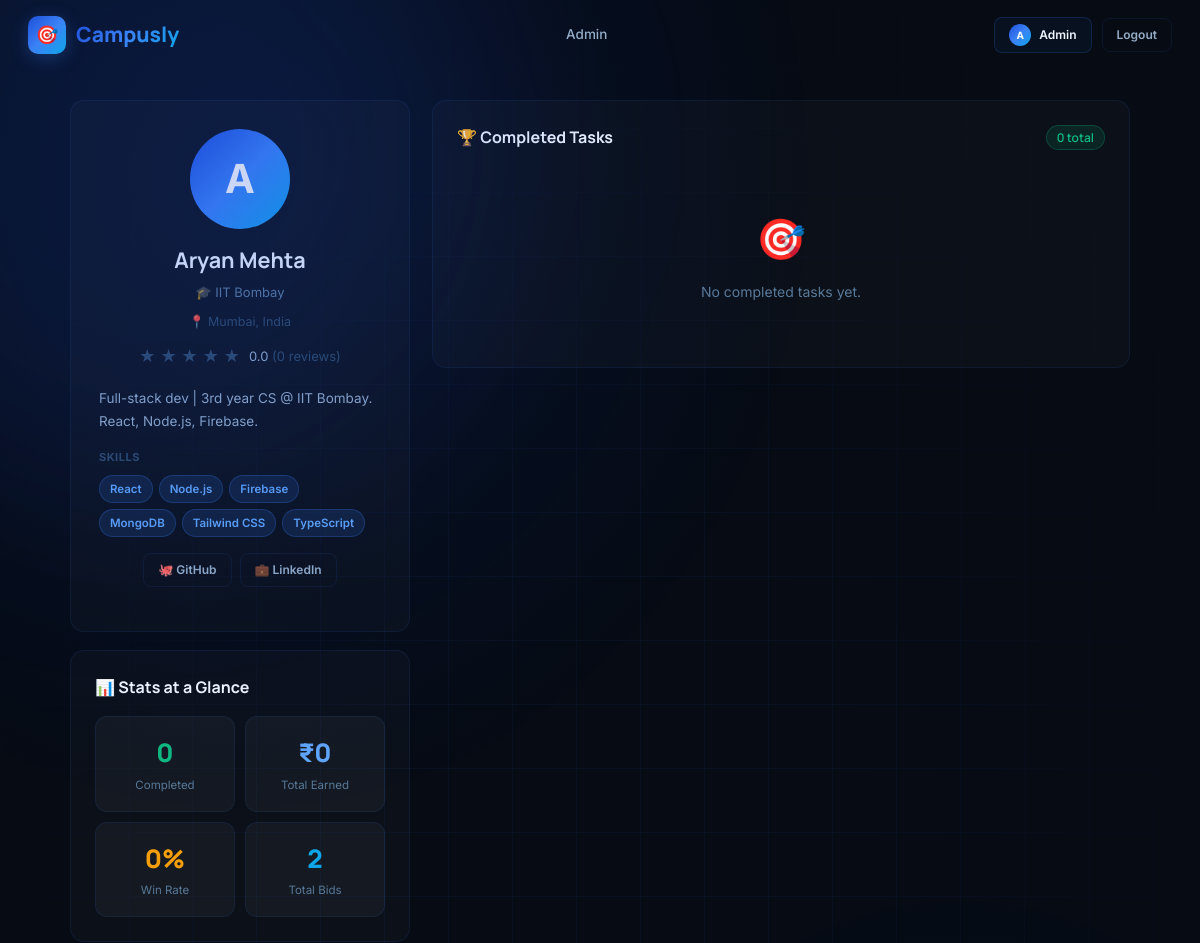
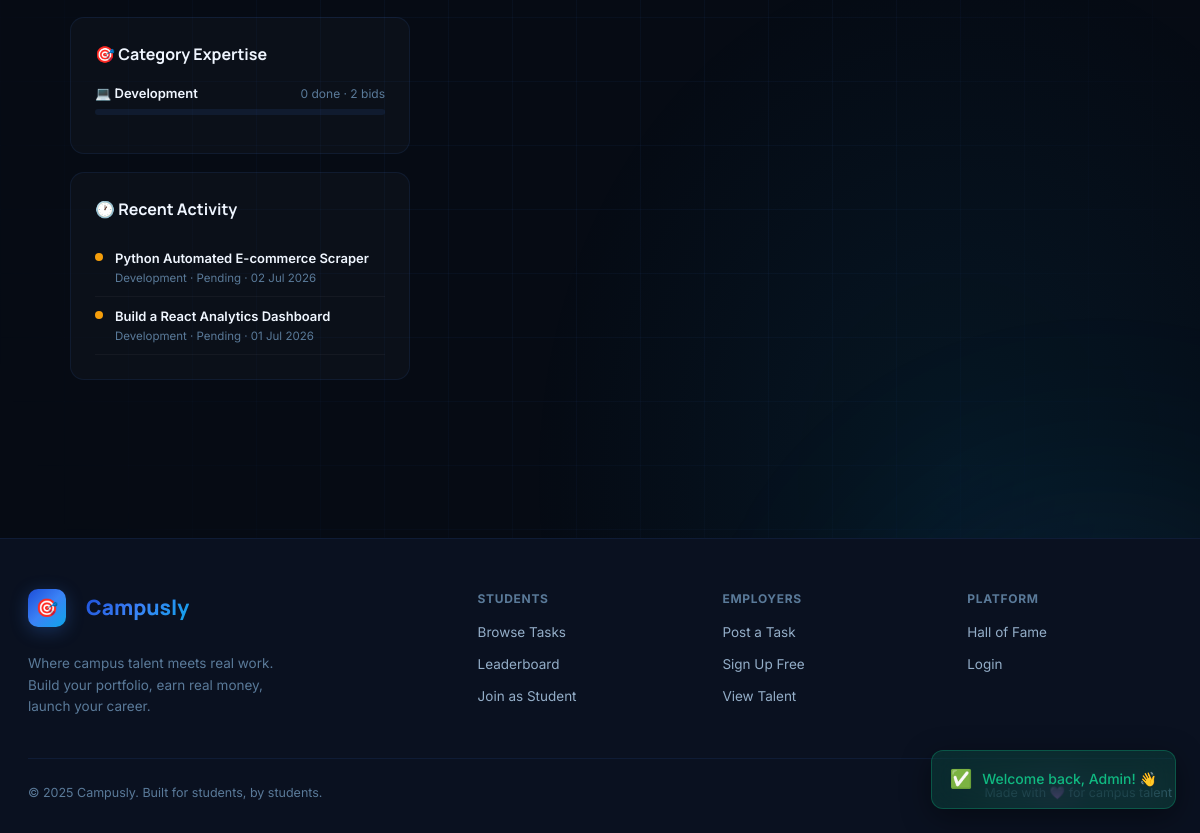
Screenshot of /view_student_profile.php?id=2 (signed in) with the database file from the repository (2 pictures, top to bottom).
### tables this page shows
CREATE TABLE users (
  id                      INT AUTO_INCREMENT PRIMARY KEY,
  name                    VARCHAR(100)  NOT NULL,
  email                   VARCHAR(150)  NOT NULL UNIQUE,
  password                VARCHAR(255)  NOT NULL,
  role                    ENUM('candidate','employer','admin') DEFAULT 'candidate',
  university              VARCHAR(250),
  company_name            VARCHAR(150),
  bio                     TEXT,
  location                VARCHAR(100),
  skills                  VARCHAR(800),
  github                  VARCHAR(300),
  linkedin                VARCHAR(300),
  portfolio               VARCHAR(300),
  avatar                  VARCHAR(300)  DEFAULT NULL,
  is_banned               TINYINT(1)    DEFAULT 0,
  created_at              TIMESTAMP     DEFAULT CURRENT_TIMESTAMP
);

CREATE TABLE applications (
  id                INT AUTO_INCREMENT PRIMARY KEY,
  task_id           INT           NOT NULL,
  candidate_id      INT           NOT NULL,
  bid_amount        DECIMAL(10,2) NOT NULL COMMENT 'Min 100, max 150% of task price',
  delivery_days     INT           NOT NULL DEFAULT 7 COMMENT 'Between 1 and 90',
  proposal_text     TEXT          COMMENT 'Min 50 chars, max 2000 chars',
  status            ENUM('pending','selected','rejected','completed') DEFAULT 'pending',
  submission_link   VARCHAR(500),
  submission_note   TEXT,
  applied_at        TIMESTAMP     DEFAULT CURRENT_TIMESTAMP,
  updated_at        TIMESTAMP     DEFAULT CURRENT_TIMESTAMP ON UPDATE CURRENT_TIMESTAMP,
  UNIQUE KEY uq_bid (task_id, candidate_id),
  INDEX idx_candidate (candidate_id),
  INDEX idx_status    (status),
  INDEX idx_task      (task_id)
);

CREATE TABLE tasks (
  id           INT AUTO_INCREMENT PRIMARY KEY,
  employer_id  INT           NOT NULL,
  title        VARCHAR(255)  NOT NULL,
  description  TEXT,
  category     VARCHAR(100),
  price        DECIMAL(10,2) DEFAULT 0.00,
  location     VARCHAR(100)  DEFAULT 'Remote',
  skills       VARCHAR(800),
  deadline     DATE,
  duration     VARCHAR(80),
  urgency      ENUM('urgent','high','medium','low') DEFAULT 'medium',
  status       ENUM('open','assigned','completed','cancelled') DEFAULT 'open',
  created_at   TIMESTAMP     DEFAULT CURRENT_TIMESTAMP,
  INDEX idx_status   (status),
  INDEX idx_category (category),
  INDEX idx_employer (employer_id)
);

### view_student_profile.php (the view, shortened to what this page needs)
<?php
include 'db.php';
$sid = intval($_GET['id'] ?? 0);
$is_admin = isset($_SESSION['user_role']) && $_SESSION['user_role'] === 'admin';
if($is_admin){
  $student = mysqli_fetch_assoc(mysqli_query($conn,
    "SELECT * FROM users WHERE id=$sid AND role!='admin'"));
} else {
  $student = mysqli_fetch_assoc(mysqli_query($conn,
    "SELECT * FROM users WHERE id=$sid AND role='candidate' AND (is_banned IS NULL OR is_banned=0)"));
}
$stats = mysqli_fetch_assoc(mysqli_query($conn,
  "SELECT
    COUNT(*)                                                   AS total_bids,
    SUM(status='completed')                                    AS completed,
    SUM(status='selected')                                     AS active,
    SUM(status='pending')                                      AS pending,
    ROUND(SUM(status='completed')/NULLIF(COUNT(*),0)*100, 0)   AS win_rate
   FROM applications WHERE candidate_id=$sid"));
$avg_r = mysqli_fetch_assoc(mysqli_query($conn,
  "SELECT COALESCE(AVG(rating),0) AS a, COUNT(*) AS c FROM reviews WHERE reviewee_id=$sid"));
$earned = mysqli_fetch_assoc(mysqli_query($conn,
  "SELECT COALESCE(SUM(amount),0) AS e FROM payments WHERE candidate_id=$sid AND status='released'"))['e'];
$cat_stats = mysqli_query($conn,
  "SELECT t.category,
    COUNT(*) AS total,
    SUM(a.status='completed') AS done,
    SUM(t.price)              AS value
   FROM applications a
   JOIN tasks t ON a.task_id=t.id
   WHERE a.candidate_id=$sid AND t.category IS NOT NULL
   GROUP BY t.category
   ORDER BY done DESC, total DESC");
$recent_bids = mysqli_query($conn,
  "SELECT a.status, t.title, t.category, a.applied_at
   FROM applications a
   JOIN tasks t ON a.task_id=t.id
   WHERE a.candidate_id=$sid
   ORDER BY a.applied_at DESC LIMIT 5");
$skills = $student['skills'] ? array_map('trim', explode(',', $student['skills'])) : [];
include 'includes/head.php';
include 'includes/navbar.php';
?>
<div class="prof-grid">
  <div>
    <div class="section-card" style="text-align:center;padding:28px">
      <?php if(!empty($student['avatar']) && file_exists($student['avatar'])): ?>
        <img src="<?= htmlspecialchars($student['avatar']) ?>" alt="<?= htmlspecialchars($student['name']) ?>"
          style="width:100px;height:100px;border-radius:50%;object-fit:cover;border:3px solid var(--violet);margin:0 auto 14px">
      <?php else: ?>
        <div class="avatar" style="width:100px;height:100px;font-size:40px;margin:0 auto 14px"><?= strtoupper(substr($student['name'],0,1)) ?></div>
      <?php endif; ?>
      <h1 style="font-family:var(--fh);font-size:1.35rem;font-weight:700;margin-bottom:4px"><?= htmlspecialchars($student['name']) ?></h1>
      <?php if($student['university']): ?>
        <div style="color:var(--t3);font-size:13px;margin-bottom:10px">🎓 <?= htmlspecialchars($student['university']) ?></div>
      <?php endif; ?>
      <?php if($student['location']): ?>
        <div style="color:var(--t4);font-size:12.5px;margin-bottom:10px">📍 <?= htmlspecialchars($student['location']) ?></div>
      <?php endif; ?>
      <div style="display:flex;align-items:center;justify-content:center;gap:5px;margin-bottom:16px">
        <?php for($i=1;$i<=5;$i++): ?><span class="star <?= $i<=$avg_r['a']?'on':'off' ?>" style="font-size:18px">★</span><?php endfor; ?>
        <span style="color:var(--t2);font-size:13px;margin-left:4px"><?= number_format($avg_r['a'],1) ?> <span style="color:var(--t4)">(<?= $avg_r['c'] ?> reviews)</span></span>
      </div>
      <?php if($student['bio']): ?>
        <p style="color:var(--t2);font-size:13.5px;line-height:1.7;margin-bottom:16px;text-align:left"><?= htmlspecialchars($student['bio']) ?></p>
      <?php endif; ?>
      <?php if($skills): ?>
      <div style="text-align:left;margin-bottom:16px">
        <div style="font-size:11px;font-weight:700;color:var(--t4);text-transform:uppercase;letter-spacing:.5px;margin-bottom:8px">Skills</div>
        <div style="display:flex;flex-wrap:wrap;gap:6px">
          <?php foreach($skills as $sk): ?><span class="tag tag-v" style="font-size:11.5px"><?= htmlspecialchars($sk) ?></span><?php endforeach; ?>
        </div>
      </div>
      <?php endif; ?>
      <?php if($student['github']||$student['linkedin']||$student['portfolio']): ?>
      <div style="display:flex;gap:8px;justify-content:center;flex-wrap:wrap;margin-bottom:16px">
        <?php if($student['github']):   ?><a href="<?= htmlspecialchars($student['github'])   ?>" target="_blank" class="btn btn-ghost btn-sm">🐙 GitHub</a><?php endif; ?>
        <?php if($student['linkedin']): ?><a href="<?= htmlspecialchars($student['linkedin']) ?>" target="_blank" class="btn btn-ghost btn-sm">💼 LinkedIn</a><?php endif; ?>
      </div>
      <?php endif; ?>
    </div>
    <div class="section-card">
      <div class="section-title">📊 Stats at a Glance</div>
      <div style="display:grid;grid-template-columns:1fr 1fr;gap:10px">
        <div class="stat-pill">
          <div style="font-family:var(--fh);font-size:1.6rem;font-weight:800;color:var(--emerald)"><?= $stats['completed'] ?></div>
          <div style="font-size:11.5px;color:var(--t3);margin-top:2px">Completed</div>
        </div>
        <div class="stat-pill">
          <div style="font-family:var(--fh);font-size:1.6rem;font-weight:800;color:var(--violet2)">₹<?= number_format($earned) ?></div>
          <div style="font-size:11.5px;color:var(--t3);margin-top:2px">Total Earned</div>
        </div>
        <div class="stat-pill">
          <div style="font-family:var(--fh);font-size:1.6rem;font-weight:800;color:var(--amber)"><?= $stats['win_rate'] ?? 0 ?>%</div>
          <div style="font-size:11.5px;color:var(--t3);margin-top:2px">Win Rate</div>
        </div>
        <div class="stat-pill">
          <div style="font-family:var(--fh);font-size:1.6rem;font-weight:800;color:var(--cyan)"><?= $stats['total_bids'] ?></div>
          <div style="font-size:11.5px;color:var(--t3);margin-top:2px">Total Bids</div>
        </div>
      </div>
    </div>
    <?php
    $cat_rows = [];
    while($c = mysqli_fetch_assoc($cat_stats)) $cat_rows[] = $c;
    if($cat_rows):
    ?>
    <div class="section-card">
      <div class="section-title">🎯 Category Expertise</div>
      <?php foreach($cat_rows as $c):
        $cat_emoji = match(true) {
          str_contains($c['category'],'Web') || str_contains($c['category'],'Dev') => '💻',
          str_contains($c['category'],'Design')  => '🎨',
          str_contains($c['category'],'Data')    => '📊',
          str_contains($c['category'],'AI') || str_contains($c['category'],'ML') => '🤖',
          str_contains($c['category'],'Content') || str_contains($c['category'],'Writ') => '✍️',
          str_contains($c['category'],'Market')  => '📣',
          str_contains($c['category'],'Video')   => '🎬',
          str_contains($c['category'],'Mobile')  => '📱',
          default => '⚙️'
        };
      ?>
      <div style="margin-bottom:14px">
        <div style="display:flex;justify-content:space-between;align-items:center;margin-bottom:5px">
          <span style="font-size:13px;font-weight:600"><?= $cat_emoji ?> <?= htmlspecialchars($c['category']) ?></span>
          <span style="font-size:12px;color:var(--t3)"><?= $c['done'] ?> done · <?= $c['total'] ?> bids</span>
        </div>
        <div style="height:6px;background:var(--surface2);border-radius:3px;overflow:hidden">
        </div>
      </div>
      <?php endforeach; ?>
    </div>
    <?php endif; ?>
    <div class="section-card">
      <div class="section-title">🕐 Recent Activity</div>
      <?php
      mysqli_data_seek($recent_bids, 0);
      while($rb = mysqli_fetch_assoc($recent_bids)):
        $dot_color = match($rb['status']) {
          'completed' => 'var(--emerald)', 'selected'  => 'var(--violet2)',
          'rejected'  => 'var(--rose)',    default     => 'var(--amber)'
        };
      ?>
      <div style="display:flex;gap:12px;align-items:flex-start;padding:9px 0;border-bottom:1px solid rgba(255,255,255,0.04)">
        <div style="width:8px;height:8px;border-radius:50%;background:<?= $dot_color ?>;flex-shrink:0;margin-top:5px"></div>
        <div style="flex:1;min-width:0">
          <div style="font-size:13px;font-weight:600;white-space:nowrap;overflow:hidden;text-overflow:ellipsis"><?= htmlspecialchars($rb['title']) ?></div>
          <div style="font-size:11.5px;color:var(--t3)"><?= htmlspecialchars($rb['category']) ?> · <?= ucfirst($rb['status']) ?> · <?= date('d M Y',strtotime($rb['applied_at'])) ?></div>
        </div>
      </div>
      <?php endwhile; ?>
    </div>
  </div>
  <div>
    <div class="section-card">
      <div class="section-title">
        🏆 Completed Tasks
        <span style="margin-left:auto;background:rgba(16,185,129,0.12);color:var(--emerald);border:1px solid rgba(16,185,129,0.25);border-radius:20px;padding:2px 10px;font-size:12px;font-weight:600"><?= $stats['completed'] ?> total</span>
      </div>
      <?php
      $history_rows = [];
      ?>
      <?php if(empty($history_rows)): ?>
        <div style="text-align:center;padding:40px 20px;color:var(--t3)">
          <div style="font-size:2.5rem;margin-bottom:10px">🎯</div>
          <div style="font-size:14px">No completed tasks yet.</div>
        </div>
      <?php endif; ?>
    </div>
  </div>
</div>
<?php include 'includes/footer.php'; ?>

### style.css (style rules this page uses)
:root { --ink:#060b14; --ink2:#0a1120; --ink3:#0e1929; --ink4:#132035; --surface:rgba(59,130,246,0.05); --surface2:rgba(59,130,246,0.1); --border:rgba(59,130,246,0.1); --border2:rgba(59,130,246,0.18); --blue:#3b82f6; --blue2:#60a5fa; --blue-dark:#1d4ed8; --blue-glow:rgba(59,130,246,0.28); --indigo:#6366f1; --indigo2:#818cf8; --indigo-glow:rgba(99,102,241,0.25); --sky:#0ea5e9; --sky-glow:rgba(14,165,233,0.2); --violet:#3b82f6; --violet2:#60a5fa; --violet-glow:rgba(59,130,246,0.28); --rose:#f43f7a; --rose-glow:rgba(244,63,122,0.2); --amber:#f59e0b; --amber-glow:rgba(245,158,11,0.2); --cyan:#0ea5e9; --cyan-glow:rgba(14,165,233,0.18); --emerald:#10b981; --emerald-glow:rgba(16,185,129,0.2); --grad-brand:linear-gradient(135deg,#1d4ed8 0%,#3b82f6 50%,#0ea5e9 100%); --grad-cool:linear-gradient(135deg,#1d4ed8,#0ea5e9); --grad-warm:linear-gradient(135deg,#3b82f6,#6366f1); --t1:#f0f6ff; --t2:#94aec8; --t3:#5a7a99; --t4:#2e4a66; --r:14px; --rs:8px; --rl:20px; --tr:all 0.22s cubic-bezier(.4,0,.2,1); --fh:'Manrope',sans-serif; --fb:'Inter',sans-serif; }
* { box-sizing:border-box;margin:0;padding:0 }
html { scroll-behavior:smooth }
body { font-family:var(--fb);background:var(--ink);color:var(--t1);min-height:100vh;overflow-x:hidden;line-height:1.6 }
a { text-decoration:none;color:inherit }
.btn { display:inline-flex;align-items:center;justify-content:center;gap:8px;padding:10px 20px;border-radius:var(--rs);font-family:var(--fb);font-size:13.5px;font-weight:600;cursor:pointer;transition:var(--tr);border:none;white-space:nowrap }
.btn-ghost { background:transparent;color:var(--t2);border:1px solid var(--border) }
.btn-sm { padding:6px 14px;font-size:12px }
.tag { display:inline-flex;align-items:center;gap:4px;padding:4px 10px;border-radius:20px;font-size:11.5px;font-weight:600 }
.tag-v { background:rgba(59,130,246,0.15);color:var(--blue2);border:1px solid rgba(59,130,246,0.25) }
.star { font-size:14px }
.star.off { color:var(--t4) }
.avatar { width:40px;height:40px;border-radius:50%;background:var(--grad-brand);display:flex;align-items:center;justify-content:center;font-weight:700;font-size:15px;color:#fff;flex-shrink:0 }

### view_student_profile.php (style rules this page uses)
.prof-grid { display:grid; grid-template-columns:340px 1fr; gap:22px; align-items:start; max-width:1100px; margin:0 auto; padding:100px 20px 60px; }
.stat-pill { background:rgba(255,255,255,0.04); border:1px solid var(--border); border-radius:12px; padding:16px 20px; text-align:center; }
.section-card { background:rgba(255,255,255,0.025); border:1px solid var(--border); border-radius:var(--r); padding:24px; margin-bottom:18px; }
.section-title { font-family:var(--fh); font-weight:700; font-size:1rem; margin-bottom:16px; display:flex; align-items:center; gap:8px; }

### rows the page displays
users: name "A", name "Aryan Mehta", university "IIT Bombay", location "Mumbai, India", bio "Full-stack dev | 3rd year CS @ IIT Bombay. React, Node.js, Firebase.", skills "React", skills "Node.js", skills "Firebase", skills "MongoDB", skills "Tailwind CSS", skills "TypeScript"
applications: task.title "Python Automated E-commerce Scraper", task.category "Development", status "Pending", applied_at "02 Jul 2026"
applications: task.title "Build a React Analytics Dashboard", task.category "Development", status "Pending", applied_at "01 Jul 2026"

### other values shown
substr($user_name,0,1) "A"
explode(' ',$user_name)[0] "Admin"
$avg_r['a'] "0.0"
$avg_r['c'] "0"
$stats['completed'] "0"
$earned "0"
$stats['win_rate'] "0"
$stats['total_bids'] "2"
$cat_emoji "💻"
$c['category'] "Development"
$c['done'] "0"
$c['total'] "2"
